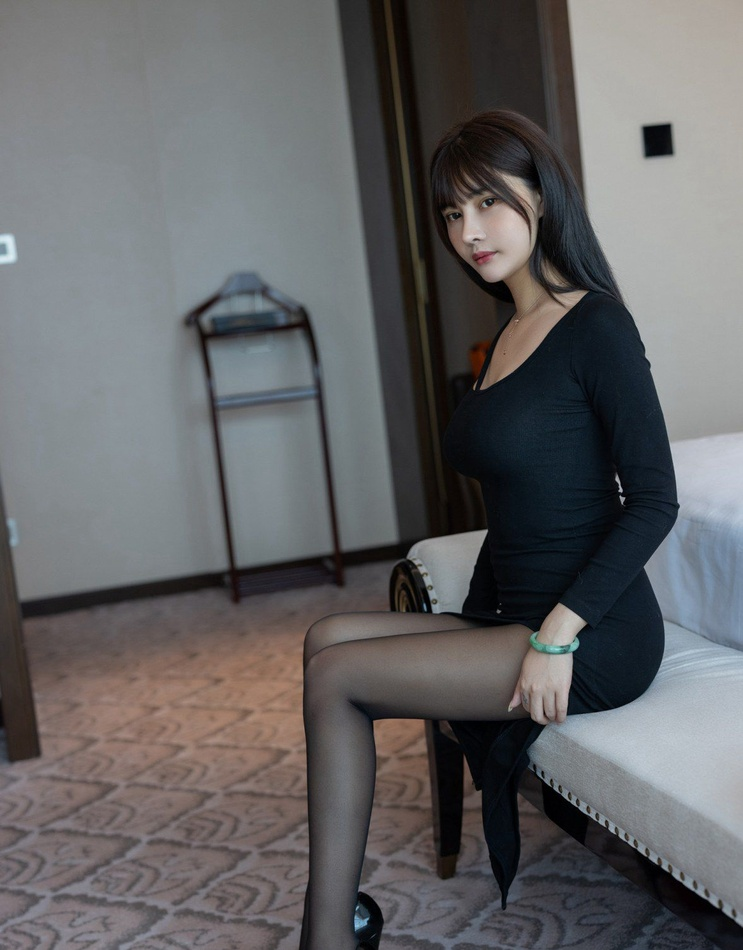
#> input picture picture_material/beauty_leg2.jpg, 743 x 950 px, shrunk from 1178 x 1507 before the run, found by its file name
$ python 10.threshold.py
#> lines starting #> are read from the running program, lines starting #| are printed output that depends on the picture
import cv2
from matplotlib import pyplot as plt

img = cv2.imread("picture_material/beauty_leg2.jpg")
#> img is the input picture: shape (950, 743, 3); mean B, G, R 101.2, 99.8, 100.1
img = cv2.cvtColor(img, cv2.COLOR_BGR2RGB)
ret, thresh1 = cv2.threshold(img, 127, 255, cv2.THRESH_BINARY)
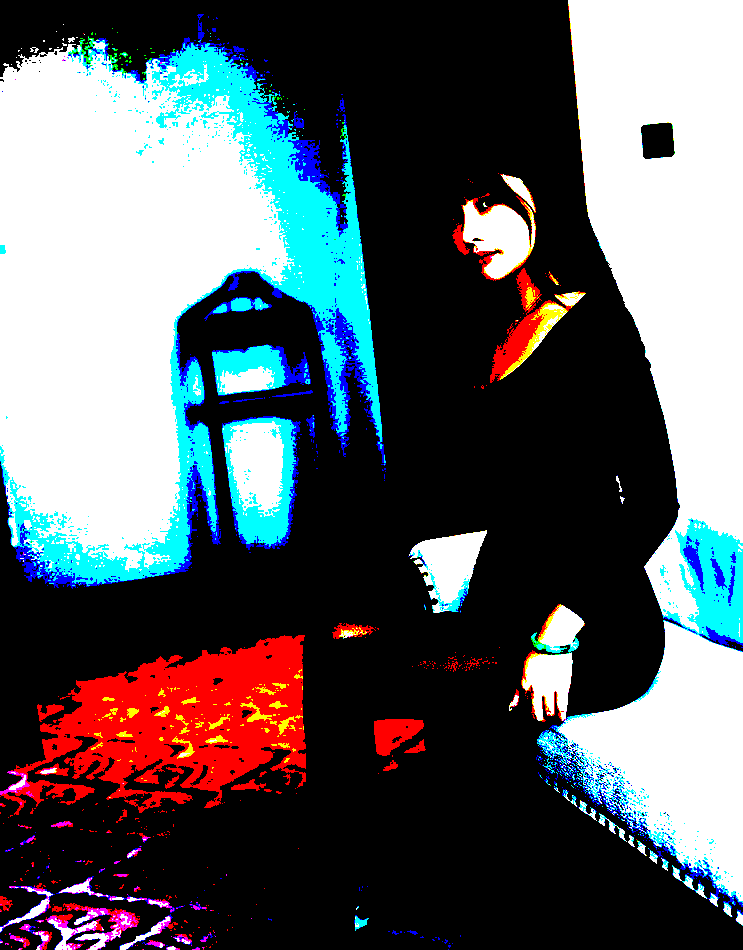
#> thresh1: shape (950, 743, 3); mean R, G, B 91.1, 94.7, 99
ret, thresh2 = cv2.threshold(img, 127, 255, cv2.THRESH_BINARY_INV)
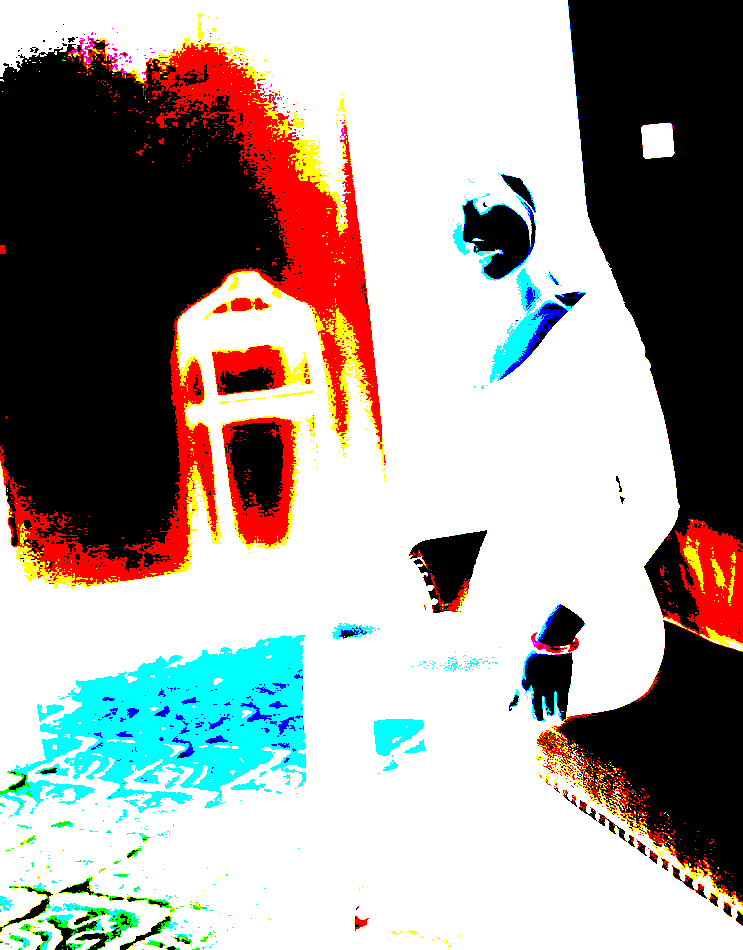
#> thresh2: shape (950, 743, 3); mean R, G, B 163.9, 160.3, 156
ret, thresh3 = cv2.threshold(img, 127, 255, cv2.THRESH_TRUNC)
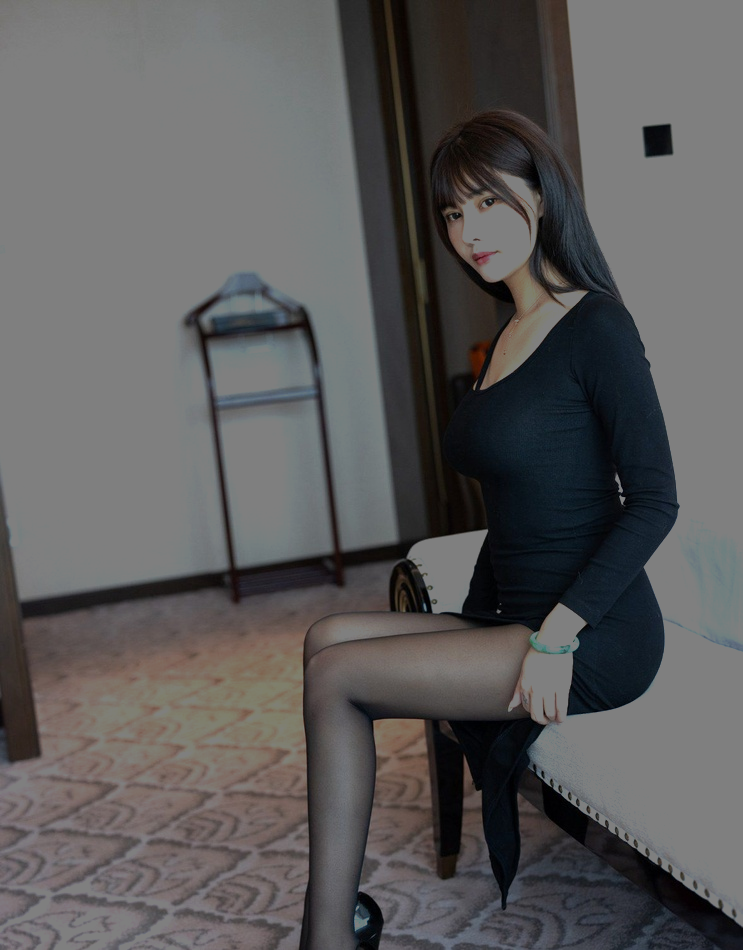
#> thresh3: shape (950, 743, 3); mean R, G, B 91.7, 90.6, 90.8
ret, thresh4 = cv2.threshold(img, 127, 255, cv2.THRESH_TOZERO)
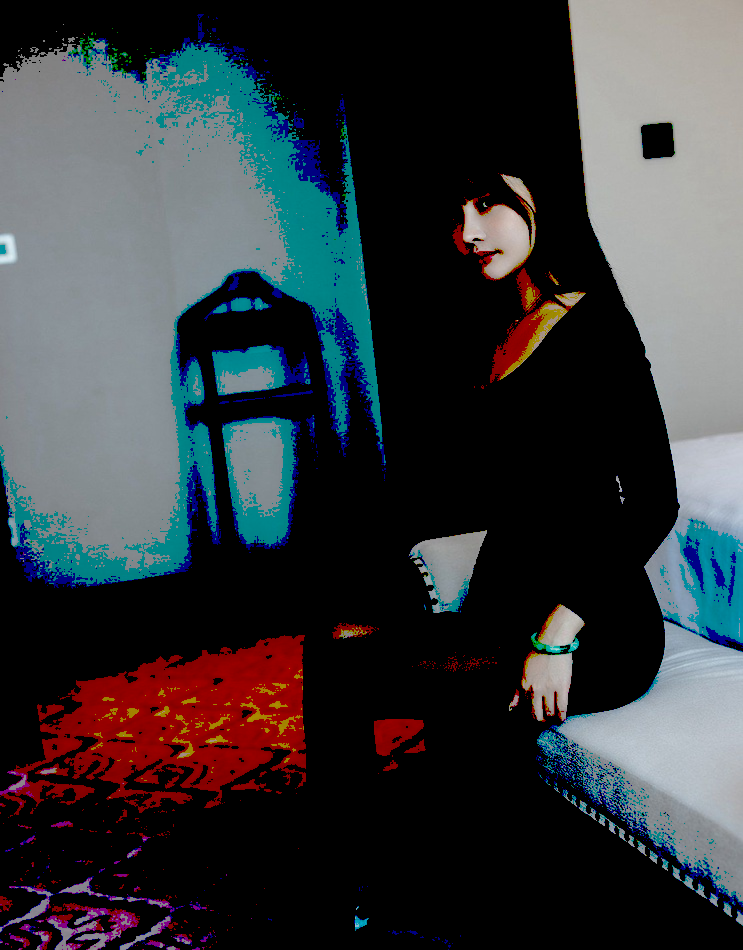
#> thresh4: shape (950, 743, 3); mean R, G, B 53.7, 56.4, 59.7
ret, thresh5 = cv2.threshold(img, 127, 255, cv2.THRESH_TOZERO_INV)
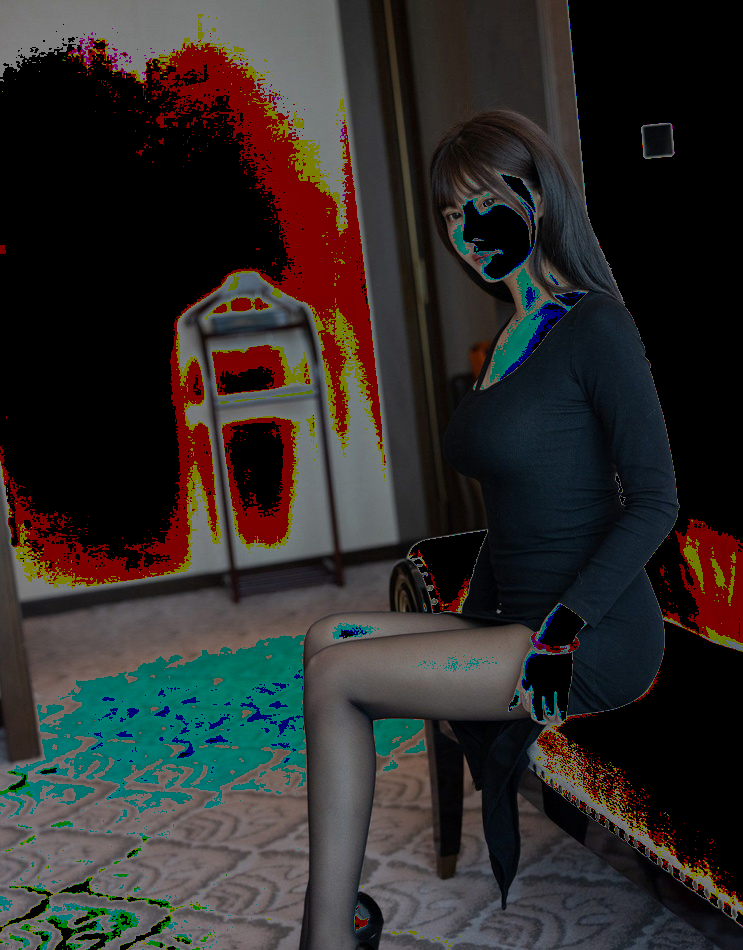
#> thresh5: shape (950, 743, 3); mean R, G, B 46.4, 43.4, 41.5

title = ['Origin image', 'Binary', 'Binary_INV', 'Trunc', 'Tozero', 'Tozero_inv']
image = [img, thresh1, thresh2, thresh3, thresh4, thresh5]
for i in range(6):
    plt.subplot(2, 3 ,i + 1)
    plt.imshow(image[i], 'gray')
    plt.title(title[i])
    plt.axis('off')
plt.show()

$ run again, with picture_material/beauty_leg3.jpg copied over picture_material/beauty_leg2.jpg
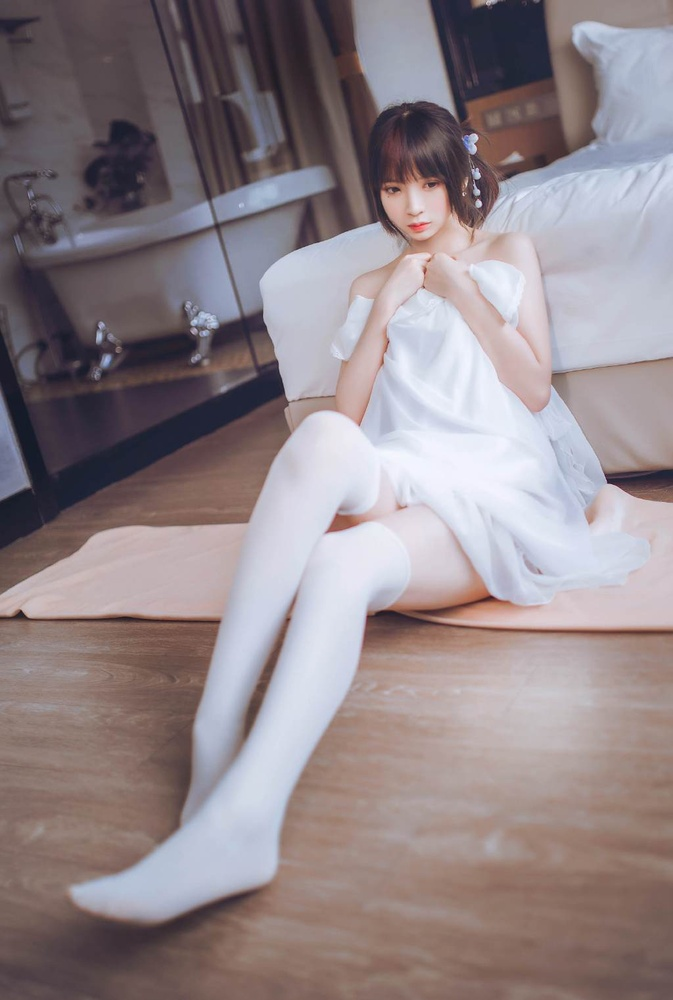
#> input picture picture_material/beauty_leg3.jpg, 673 x 1000 px, shrunk from 1024 x 1522 before the run, found by its file name
#> img is the input picture: shape (1000, 673, 3); mean B, G, R 137.3, 133.3, 145.1
#> `ret, thresh4 = cv2.threshold(img, 127, 255, cv2.THRESH_TOZERO)`:
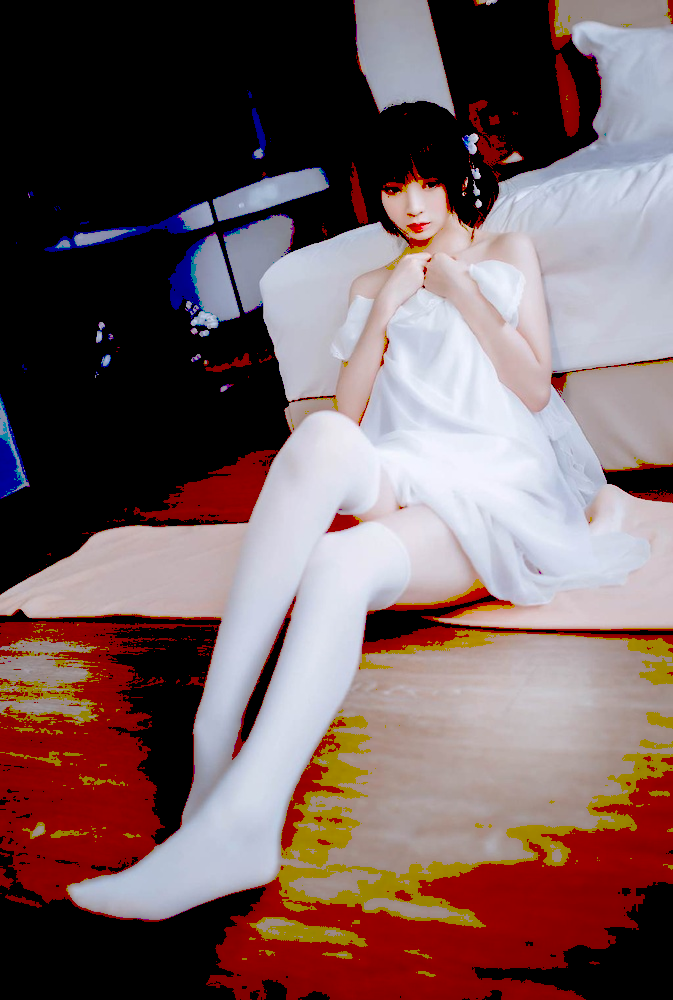
#> thresh4: shape (1000, 673, 3); mean R, G, B 116.6, 94, 94.2
#> `ret, thresh5 = cv2.threshold(img, 127, 255, cv2.THRESH_TOZERO_INV)`:
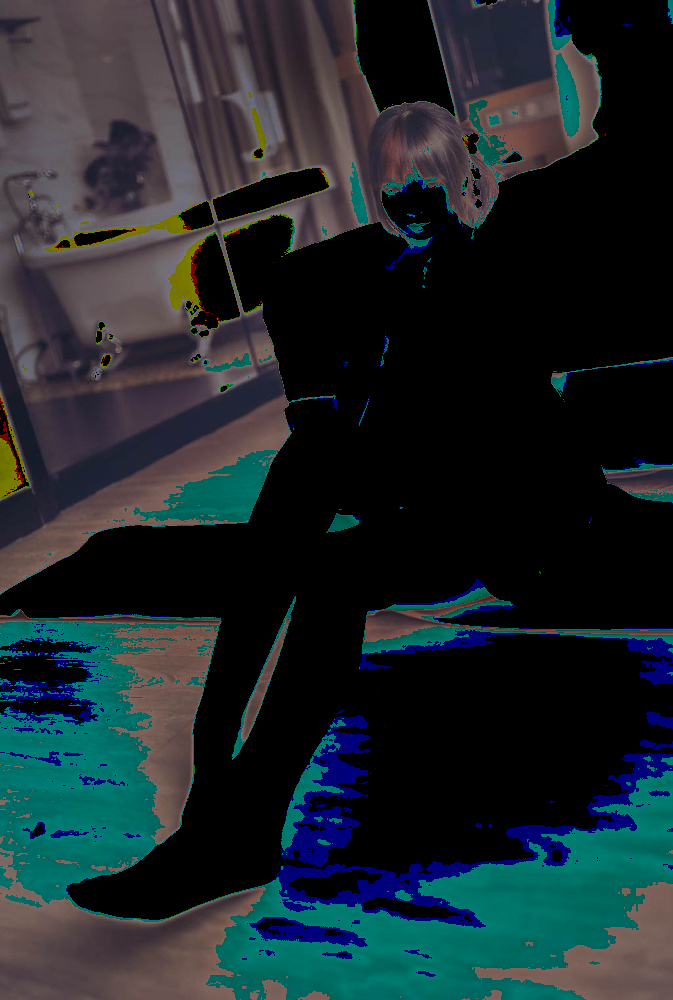
#> thresh5: shape (1000, 673, 3); mean R, G, B 28.5, 39.3, 43.1
